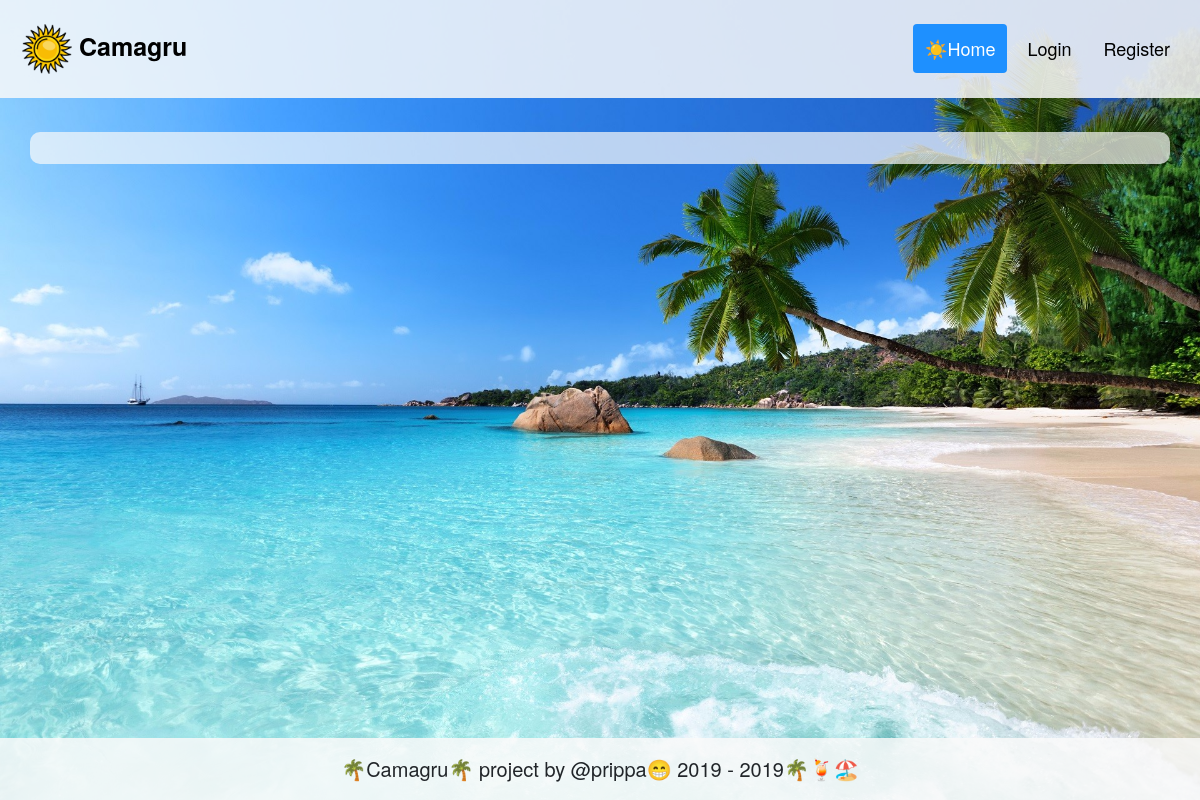
/, run on an earlier commit of the app's database.
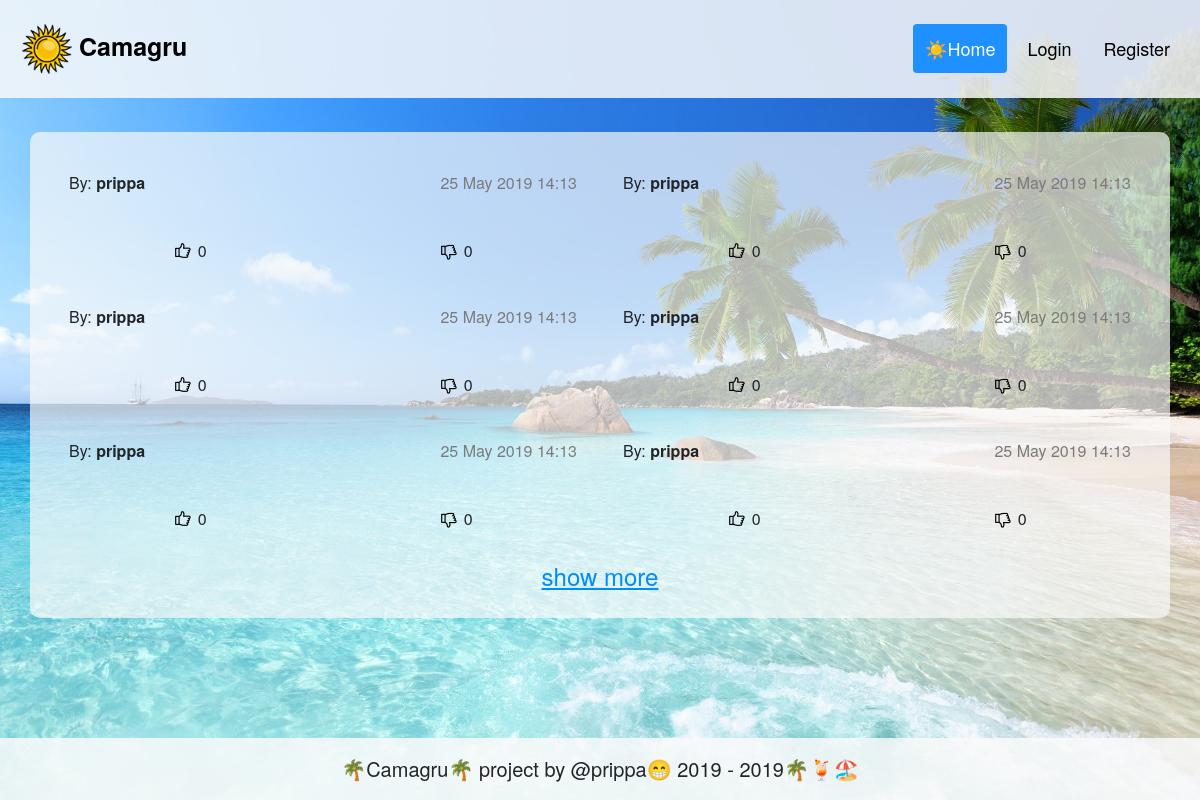
And on a later commit of the database.
### tables this page shows
CREATE TABLE `photo` (
  `id` bigint(20) UNSIGNED NOT NULL,
  `user_id` bigint(20) UNSIGNED DEFAULT NULL,
  `img` varchar(40) NOT NULL,
  `likes` int(10) UNSIGNED NOT NULL DEFAULT '0',
  `dislikes` int(10) UNSIGNED NOT NULL DEFAULT '0',
  `create_date` timestamp NOT NULL DEFAULT CURRENT_TIMESTAMP
);

CREATE TABLE `user` (
  `id` bigint(20) UNSIGNED NOT NULL,
  `login` char(32) NOT NULL,
  `password` char(255) NOT NULL,
  `email` varchar(320) NOT NULL,
  `verified` tinyint(1) NOT NULL DEFAULT '0',
  `vkey` char(32) NOT NULL,
  `create_date` timestamp NOT NULL DEFAULT CURRENT_TIMESTAMP,
  `notifications` tinyint(1) NOT NULL DEFAULT '1'
);

### core/View.php (called while the page is built, shortened)
<?php
class View
{
    public $layout;
    public function __construct()
    {
        $this->layout = 'default';
    }
    private function getAdditionalData(): array
    {
        $data = [];
        $data['is_logged'] = User::isLogged();
        $data['current_year'] = date("Y");
        $data['login'] = '';
        return $data;
    }
    public function run(string $path, array $data = [], string $title = null): void
    {
        $data += $this->getAdditionalData();
        require 'views/layouts/' . $this->layout . '.php';
        exit();
    }
}

### controllers/SiteController.php (called while the page is built, shortened)
<?php
class SiteController extends Controller
{
    public function actionIndex(): void
    {
        $photos = Photo::getLastNPhotos(6, User::getId());
        $this->view->run('index', ['photos' => $photos], 'Camagru');
    }
}

### models/User.php (called while the page is built, shortened)
<?php
abstract class User extends Modal
{
    public static function isLogged(): bool
    {
        return false;
    }
    public static function getId(): ?int
    {
        return null;
    }
}

### core/DB.php (called while the page is built, shortened)
<?php
class DB
{
    protected $db;
    public function __construct()
    {
        $settings = require 'config/database.php';
        $dsn = "mysql:dbname={$settings['dbname']};host={$settings['host']}";
        $options = [
            PDO::MYSQL_ATTR_INIT_COMMAND => "SET NAMES 'utf8mb4' COLLATE 'utf8mb4_unicode_ci'",
            PDO::ATTR_ERRMODE => PDO::ERRMODE_EXCEPTION
        ];
        $this->db = new PDO($dsn, $settings['user'], $settings['password'], $options);
    }
    public function rows(string $sql, array $params = []): array
    {
        $result = $this->execute($sql, $params);
		return $result->fetchAll(PDO::FETCH_ASSOC);
    }
    public function execute(string $sql, array $params = [])
    {
        $result = $this->db->prepare($sql);
        $count = count($params);
        for ($i = 0; ($i + 1) < $count; ++$i) {
            $result->bindParam(':' . $params[$i], $params[++$i]);
        }
        $result->execute();
        return $result;
    }
}

### config/database.php (called while the page is built)
<?php
return array(
    'dbname' => 'camagru_db',
    'host' => 'localhost',
    'user' => 'root',
    'password' => 'prippa',
);

### models/Photo.php (called while the page is built, shortened)
<?php
abstract class Photo extends Modal
{
    public static function getLastNPhotos(int $size, ?int $user_id, int $start_from = 0): ?array
    {
        $sql = 'SELECT
                    likes.like_status,
                    user.login,
                    photo.create_date,
                    photo.img,
                    photo.likes,
                    photo.dislikes,
                    photo.id
                FROM ' . self::TABLE . '
                LEFT JOIN user ON photo.user_id = user.id
                LEFT JOIN likes ON :user_id = likes.user_id AND photo.id = likes.photo_id
                ORDER BY photo.create_date DESC LIMIT ' . $size . ' OFFSET ' . $start_from;
        return self::db()->rows($sql, ['user_id', $user_id]);
    }
}

### components/Psr4AutoloaderClass.php (called while the page is built, shortened)
<?php
class Psr4AutoloaderClass
{
    protected $prefixes = array();
    public function addNamespace($prefix, $base_dir, $prepend = false)
    {
        $prefix = trim($prefix, '\\') . '\\';
        $base_dir = rtrim($base_dir, DIRECTORY_SEPARATOR) . '/';
        if (isset($this->prefixes[$prefix]) === false) {
            $this->prefixes[$prefix] = array();
        }
        if ($prepend) {
            array_unshift($this->prefixes[$prefix], $base_dir);
        } else {
            array_push($this->prefixes[$prefix], $base_dir);
        }
    }
    public function loadClass($class)
    {
        $prefix = $class;
        while (false !== $pos = strrpos($prefix, '\\')) {
            $prefix = substr($class, 0, $pos + 1);
            $relative_class = substr($class, $pos + 1);
            $mapped_file = $this->loadMappedFile($prefix, $relative_class);
            if ($mapped_file) {
                return $mapped_file;
            }
            $prefix = rtrim($prefix, '\\');
        }
        return false;
    }
    protected function loadMappedFile($prefix, $relative_class)
    {
        foreach ($this->prefixes[$prefix] as $base_dir) {
            $file = $base_dir
                . str_replace('\\', '/', $relative_class)
                . '.php';
            if ($this->includeFile($file)) {
                return $file;
            }
        }
        return false;
    }
    protected function includeFile($file)
    {
        if (file_exists($file)) {
            return true;
        }
        return false;
    }
}

### core/Modal.php (called while the page is built, shortened)
<?php
abstract class Modal
{
    private static $db = null;
    public static function db()
    {
        if (!self::$db) {
            self::$db = new DB();
        }
        return self::$db;
    }
}

### views/index.php (the view, shortened to what this page needs)
<div class="container">
    <div class="row no-gutters align-items-end" id="photo-container">
        <?php foreach ($data['photos'] as $item): ?>
            <div class="col-md-6 col-main-block">
                <div class="row no-gutters">
                    <div class="col-auto mr-auto">
                        <div class="post-head-elem">
                            By: <b><?= $item['login'] ?></b>
                        </div>
                    </div>
                    <div class="col-auto">
                        <div class="post-head-elem post-create-date">
                            <?= $item['create_date'] ?>
                        </div>
                    </div>
                </div>
                <div class="row no-gutters pt-2">
                    <div class="col-6">
                        <div class="post-like" id="like<?= $item['id'] ?>">
                            <img class="like-img" src="/template/images/like.png" alt="">
                            <span id="like-count<?= $item['id'] ?>"><?= $item['likes'] ?></span>
                        </div>
                    </div>
                    <div class="col-6">
                        <div class="post-dislike" id="dislike<?= $item['id'] ?>">
                            <img src="/template/images/dislike.png" alt="">
                            <span id="dislike-count<?= $item['id'] ?>"><?= $item['dislikes'] ?></span>
                        </div>
                    </div>
                </div>
            </div>
        <?php endforeach ?>
    </div>
    <div class="show-more-block" id="show-more-block">
        <span class="show-more" id="show-more">show more</span>
    </div>
</div>

### index.php (shortened to what this page needs)
<?php
try {
    (function () {
        require 'components/Psr4AutoloaderClass.php';
    })();
    $router = new app\core\Router(
        require 'config/routes.php',
        'app\\controllers\\',
        'action',
        'Controller'
    );
    if (!$router->run()) {
        (new app\core\View())->run('error_pages/404');
    }
} catch (Exception $e) {
    if (DEBUG) {
        echo "<pre style='color: red; font-size: 16px;'>" . $e . "</pre>";
    } else {
        (new app\core\View())->run('error_pages/500');
    }
}

### core/Router.php (shortened to what this page needs)
<?php
class Router
{
    private $routes;
    private $namespace;
    private $action_prefix;
    private $controller_postfix;
    public function __construct(array $routes, string $namespace, string $action_prefix, string $controller_postfix)
    {
        $this->routes = $routes;
        $this->namespace = $namespace;
        $this->action_prefix = $action_prefix;
        $this->controller_postfix = $controller_postfix;
    }
    private function getURI(): string
    {
        return trim($_SERVER['REQUEST_URI'], '/');
    }
    public function run(): bool
    {
        $uri = $this->getURI();
        foreach ($this->routes as $uri_pattern => $path) {
            if (preg_match("~^$uri_pattern$~", $uri)) {
                $internal_route = preg_replace("~$uri_pattern~", $path, $uri);
                $segments = explode('/', $internal_route);
                $controller_name = $this->namespace . array_shift($segments) . $this->controller_postfix;
                $action_name = $this->action_prefix . array_shift($segments);
                $controller_object = new $controller_name;
                call_user_func_array(array($controller_object, $action_name), $segments);
                return true;
            }
        }
        return false;
    }
}

### views/layouts/default.php (shortened to what this page needs)
<!doctype html>
<html lang="en">
<head>
    <link rel="stylesheet" href="/template/css/bootstrap.min.css">
    <link rel="stylesheet" href="/template/css/style.css">
</head>
<body>
    <?php require 'views/includes/header.php' ?>
    <?php require $page ?>
    <?php require 'views/includes/footer.php' ?>
</body>
</html>

### views/includes/header.php
<header>
    <a href="/" class="logo"><img class="logo-img" src="/template/images/logo.png" alt=""> Camagru</a>
    <nav>
        <a class="<?= $path == 'index' ? 'active' : '' ?>" href="/">☀️Home</a>
        <?php if ($data['is_logged']): ?>
            <a class="<?= $path == 'make_photo' ? 'active' : '' ?>" href="/make_photo">Make Photo</a>
            <a class="<?= strstr($path, 'profile/') ? 'active' : '' ?>"
               href="/profile"><b><?= $data['header_login'] ?></b> • Profile</a>
            <a href="/logout">Logout</a>
        <?php else: ?>
            <a class="<?= $path == 'login_register_system/login' ? 'active' : '' ?>" href="/login">Login</a>
            <a class="<?= $path == 'login_register_system/register' ? 'active' : '' ?>" href="/register">Register</a>
        <?php endif ?>
    </nav>
</header>

### views/includes/footer.php
<footer>
    <div>🌴Camagru🌴 project by @prippa😁 2019 - <?= $data['current_year'] ?>🌴🍹🏖️</div>
</footer>

### template/css/global.css (style rules this page uses)
html { height: 100%; box-sizing: border-box; }
body { background: url("/template/images/website-background-base.jpg") no-repeat center center fixed; -webkit-background-size: cover; -moz-background-size: cover; -o-background-size: cover; background-size: cover; position: relative; margin: 0; padding-bottom: 96px; min-height: 100%; font-family: "Helvetica Neue", Arial, sans-serif; font-size: 16px; }
a { color: var(--a-color); text-decoration: underline; }
.container { border-radius: 10px; margin-top: 34px; background-color: rgba(249, 249, 249, 0.7); padding: 1rem; }

### template/css/header.css (style rules this page uses)
.logo-img { width: 50px; }
header { overflow: hidden; background-color: rgba(249, 249, 249, 0.85); padding: 12px 10px; }
header a { float: left; color: black; text-align: center; padding: 12px; text-decoration: none; font-size: 18px; line-height: 25px; border-radius: 4px; }
header a.logo { font-size: 25px; font-weight: bold; }
header a.active { background-color: dodgerblue; color: white; }
nav { float: right; }
header nav a { margin-top: 12px; margin-right: 8px; }

### template/css/footer.css (style rules this page uses)
footer { position: absolute; right: 0; bottom: 0; left: 0; padding: 1rem; background-color: rgba(249, 249, 249, 0.85); text-align: center; font-size: 20px; }

### template/css/photo.css (style rules this page uses)
.col-main-block { padding: 15px !important; }
.post-head-elem { padding: 8px; word-break: break-word; }
.post-create-date { color: #7B7B7B; }
.post-like { margin-right: 4px; text-align: center; cursor: pointer; word-break: break-word; padding: 4px; }
.post-dislike { margin-left: 4px; text-align: center; cursor: pointer; word-break: break-word; padding: 4px; }
.like-img { margin-top: -4px; }
.show-more-block { text-align: center; padding: 8px; display: none; }
.show-more { font-size: 24px; padding: 8px; color: var(--a-color); cursor: pointer; text-decoration: underline; transition: .3s; }

### template/css/variables.css (style rules this page uses)
:root { --like-background: rgba(25, 199, 0, 0.5); --dislike-background: rgba(255, 40, 0, 0.5); --a-color: #008cfb; --a-color-hover: #005ca9; --cyan-border: #00afaf; --delete-color: #F35B5B; }

What changed in the data, as far as the page shows it:
added photo: user.login "prippa", create_date "25 May 2019 14:13", likes "0", dislikes "0"
added photo: user.login "prippa", create_date "25 May 2019 14:13", likes "0", dislikes "0"
added photo: user.login "prippa", create_date "25 May 2019 14:13", likes "0", dislikes "0"
added photo: user.login "prippa", create_date "25 May 2019 14:13", likes "0", dislikes "0"
added photo: user.login "prippa", create_date "25 May 2019 14:13", likes "0", dislikes "0"
added photo: user.login "prippa", create_date "25 May 2019 14:13", likes "0", dislikes "0"
Also different on the page:
new list line: "show more"
